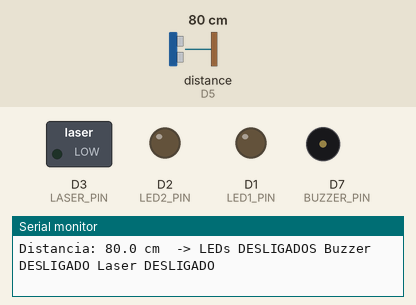
A sketch run on a simulated ESP8266 (NodeMCU). On the bench: switched loads named in the sketch (green lamp = pin HIGH), output pins drawn as LEDs (lit = HIGH), buzzer (waves = sounding), the last lines printed to the serial monitor. Wiring (inferred from the names in the program): ultrasonic range finder: trigger D6; echo D5. The test bench sets the inputs (shaded band); at power-on: distance to the obstacle (sensor on D5) 80 cm. The echo pulse lasts 58.3 µs per cm; pins used as bus, display or sensor lines are not drawn.

Above: at 1.4 s.
1.5 s: distance to the obstacle (sensor on D5) set to 37 cm
3.1 s: distance to the obstacle (sensor on D5) set to 31 cm
At 3.59 s:
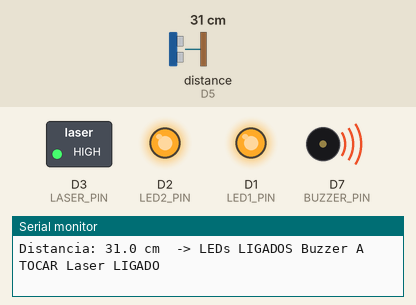
6.1 s: distance to the obstacle (sensor on D5) set to 35 cm
At 6.43 s:
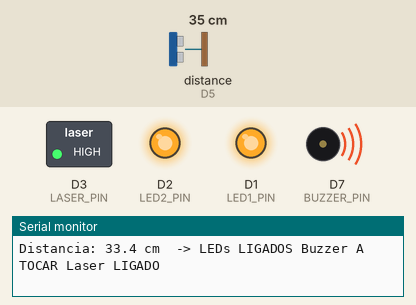
8.0 s: distance to the obstacle (sensor on D5) set to 2 cm
At 8.72 s:
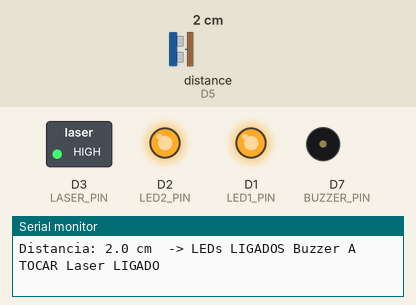
Timing chart, 0 to 12.0 s (numbered marks = the images above; inputs shaded):
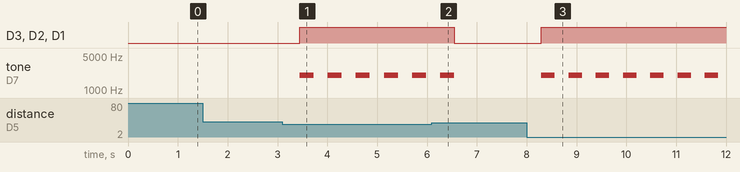

Measured:
- the behaviour switches between 35 and 34 cm on distance to the obstacle (sensor on D5) (found by bisection; images 0 and 1)
- after the input at 3.1 s, D3 (LASER_PIN), D2 (LED2_PIN), D1 (LED1_PIN): LOW → HIGH after 0.34 s; tone on D7 (BUZZER_PIN): alternates 2000 Hz for 0.28 s and silent for 0.28 s, starting after 0.34 s
- after the input at 6.1 s, D3 (LASER_PIN), D2 (LED2_PIN), D1 (LED1_PIN): HIGH → LOW after 0.45 s; tone on D7 (BUZZER_PIN): goes on until 6.6 s, then stays silent
- after the input at 8.0 s, D3 (LASER_PIN), D2 (LED2_PIN), D1 (LED1_PIN): LOW → HIGH after 0.29 s; tone on D7 (BUZZER_PIN): alternates 2000 Hz for 0.27 s and silent for 0.27 s, starting after 0.29 s

The sketch:

EchoBot.ino
```cpp
// Projeto EchoBot: ESP8266 + HC-SR04 + Buzzer + 2 LEDs + Laser

// O projeto utiliza um sensor ultrassónico HC-SR04 para medir distâncias.
// Quando deteta um obstáculo o sistema:
// - acende 2 LEDs
// - liga 1 Buzzer
// - manda 1 Laser

// PIN DO SENSOR HC-SR04
const int PIN_TRIG = D6;  // Pin do HC-SR04 (GPIO12)
const int PIN_ECHO = D5;  // Pin do HC-SR04 (GPIO14)

// PIN DOS LEDs
const int LED1_PIN = D1;  // LED 1 ligado ao pino D1 (GPIO5)
const int LED2_PIN = D2;  // LED 2 ligado ao pino D2 (GPIO4)

// PIN DO BUZZER
const int BUZZER_PIN = D7;  // Buzzer Ativo ligado ao pino D7 (GPIO13)

// PIN DO LASER
const int LASER_PIN = D3;  // Laser ligado ao pino D3 (GPIO0)

// DISTÂNCIA DA DETEÇÃO DO MOVIMENTO
float threshold_cm = 35.0;  // Se a distância <= 35cm, ativa LEDs, buzzer e laser

// SUGESTÃO DA AI - SMOOTHING
// Serve para evitar leituras erradas. Fazer 5 medições rapidamente e efetuar a média.
const int samples = 5;  // Nº de medições
const int settle_ms = 50;  // Tempo de espera (ms) entre cada amostra

// CONSTANTE DA VELOCIDADE DO SOM
const float SOUND_SPEED = 0.0343f;

// CONFIGURAÇÃO DO BUZZER
int buzzerFreq = 2000;  // Frequência do som em Hz
int buzzerDuration = 100; // Duração de cada beep (ms)
int buzzerPause = 100;  // Pausa entre beeps (ms)
unsigned long lastBuzzerState = 0;  // Último estado do buzzer
bool buzzerState = false;  // Estado atual do buzzer (true = a tocar, false = em pausa)

// FUNÇÃO SETUP
// Executada no início vai configurar todos os pins e estados dos mesmos.
void setup() {
  // CONFIGURAÇÃO DOS MODOS DOS PINS
  pinMode(PIN_TRIG, OUTPUT);  // TRIG é output porque envio o pulso ultrassónico
  pinMode(PIN_ECHO, INPUT); // ECHO é input porque recebe eco do som
  pinMode(LED1_PIN, OUTPUT);  // LED1 é output, é ativado quando o som é interrompido
  pinMode(LED2_PIN, OUTPUT);  // LED2 é output, é ativado quando o som é interrompido
  pinMode(BUZZER_PIN, OUTPUT);  // Buzzer é saída, imite sons quando é detetado movimento
  pinMode(LASER_PIN, OUTPUT); // Laser é saída, imite laser quando é detetado movimento

  // INICAR O ESTADO INICIAL DOS PINS (TODOS DESLIGADOS)
  digitalWrite(PIN_TRIG, LOW);
  digitalWrite(LED1_PIN, LOW);
  digitalWrite(LED2_PIN, LOW);
  digitalWrite(BUZZER_PIN, LOW);
  digitalWrite(LASER_PIN, LOW);

  // INICIAR A COMUNICAÇÃO COM O SERIAL MONITOR
  Serial.begin(9600);  // Inicia comunicação série a 9600 baud - NO SERIAL MONITOR TEM DE ESTAR 9600, SENÃO AS MENSAGENS NÃO APARECEM CORRETAMENTE
  delay(200);
  Serial.println("EchoBot ON");
}

// FUNÇÃO PARA LER A DISTÂNCIA EM CENTÍMETROS
// Esta função envia um pulso ultrassónico e mede o tempo até receber o eco
float readDistanceCM() {
  // Garantir que o pin de TRIGGER ESTÁ LOW
  digitalWrite(PIN_TRIG, LOW);
  delayMicroseconds(2);

  // Coloca o pin de TRIGGER EM HIGH, mantém ativa 10s e desliga
  digitalWrite(PIN_TRIG, HIGH);
  delayMicroseconds(10);
  digitalWrite(PIN_TRIG, LOW);

  // CALCULAR O TEMPO DE ESPERA PELO ECHO
  // Distância máxima de 2 metros, faz o cálculo do tempo.
  // Se o som voltar mais rápido quer dizer que encontrou obstáculo e ativa o EchoBot.
  const unsigned long maxDistanceCM = 200;
  unsigned long maxEchoTime = (unsigned long)((maxDistanceCM * 2.0f) / SOUND_SPEED);

  // MEDIR O TEMPO QUE O SOM DEMORA A VOLTAR
  // pulseIn() mede quanto tempo o pino ECHO fica em HIGH (tempo de ida e volta do som)
  unsigned long duration = pulseIn(PIN_ECHO, HIGH, maxEchoTime);

  // VERIFICAÇÃO E CÁLCULO DA DISTÂNCIA
  if (duration == 0) return NAN;  // Se não houve eco, retorna NAN (Not A Number)

  // Fórmula: distância = (tempo × velocidade_do_som) / 2
  // Dividimos por 2 porque o som faz ida e volta
  return (duration * SOUND_SPEED) / 2.0f;
}

// FUNÇÃO PARA LER DISTÂNCIA COM SUAVIZAÇÃO (MÉDIA DE VÁRIAS LEITURAS) - SMOOTHING SUGERIDO POR AI
// Esta função faz várias leituras e calcula a média para obter um valor mais estável
float readAveragedDistanceCM() {
  int valid = 0; // Contador de leituras
  float sum = 0.0f; // Soma das leituras

  // RECOLHA DE 5 AMOSTRAS - variável samples foi definida no início
  for (int i = 0; i < samples; i++) {
    float d = readDistanceCM();  // Faz uma leitura

    // Se a leitura for válida (não é NAN), adiciona à soma
    if (!isnan(d)) {
      sum += d;
      valid++;
    }

    delay(settle_ms);  // Espera entre leituras - variável definida no início.
  }

  // CÁLCULO E RETORNO DA MÉDIA
  // Se houver pelo menos uma leitura válida, retorna a média
  // Caso contrário, retorna NAN
  return (valid > 0) ? (sum / valid) : NAN;

        // EQUIVALENTE A
        //   if (valid > 0) {
        //     return sum / valid;
        // } else {
        //     return NAN;
        // }
}

// FUNÇÃO PARA CONTROLAR OS LEDs
// Liga ou desliga ambos os LEDs simultaneamente
void setLEDs(bool on) {
  digitalWrite(LED1_PIN, on ? HIGH : LOW);  // Se on=true, liga (HIGH), senão desliga (LOW)
  digitalWrite(LED2_PIN, on ? HIGH : LOW);  // Mesmo comportamento para LED2

  // As expressões são equivalentes a if's. Se ON for igual a HIGH segue, senão devolve LOW.
}

// FUNÇÃO PARA CONTROLAR O LASER
// Liga ou desliga o módulo laser
void setLaser(bool on) {
  digitalWrite(LASER_PIN, on ? HIGH : LOW); // Se on=true, liga, senão desliga

  // Equivalente a um if.
}

// FUNÇÃO PARA CONTROLAR O PADRÃO DE BEEPS DO BUZZER
// Cria um padrão intermitente de beeps quando shouldBeep é true
void updateBuzzer(bool shouldBeep) {
  // SE NÃO DEVE FAZER BEEP, DESLIGA TUDO
  if (!shouldBeep) {
    noTone(BUZZER_PIN); // Pára qualquer som no buzzer
    buzzerState = false;  // Marca estado como desligado
    return;
  }

  // CRIAÇÃO DO PADRÃO INTERMITENTE DE BEEPS
  unsigned long currentTime = millis(); // Obtém o tempo atual em milissegundos

  if (buzzerState) {
    // BUZZER ESTÁ A TOCAR - VERIFICA SE DEVE PARAR
    if (currentTime - lastBuzzerState >= buzzerDuration) {
      noTone(BUZZER_PIN); // Pára o som
      buzzerState = false;  // Marca como em pausa
      lastBuzzerState = currentTime;  // Regista o momento da mudança de estado
    }
  } else {
    // BUZZER ESTÁ EM PAUSA - VERIFICA SE DEVE TOCAR NOVAMENTE
    if (currentTime - lastBuzzerState >= buzzerPause) {
      tone(BUZZER_PIN, buzzerFreq); // Inicia o som na frequência definida
      buzzerState = true;  // Marca como a tocar
      lastBuzzerState = currentTime;  // Regista o momento da mudança de estado
    }
  }
}

// FUNÇÃO LOOP - EXECUTADA CONTINUAMENTE
void loop() {
  // LEITURA DA DISTÂNCIA
  float d = readAveragedDistanceCM();

  // VERIFICAÇÃO SE A LEITURA É VÁLIDA
  if (isnan(d)) {
    // SEM LEITURA VÁLIDA - DESLIGA TUDO
    setLEDs(false);  // Apaga os LEDs
    updateBuzzer(false);  // Desliga o buzzer
    setLaser(false);  // Desliga o laser
    Serial.println("Nada a fazer, estudasses...");
  } else {
    // LEITURA VÁLIDA - VERIFICA SE OBJETO ESTÁ PRÓXIMO
    bool near = (d <= threshold_cm);  // true se distância <= 35cm

    // Ativa ou desativa os componentes conforme a proximidade
    setLEDs(near);  // Liga LEDs
    updateBuzzer(near);  // Ativa beeps
    setLaser(near);  // Liga laser

    // ENVIA INFORMAÇÕES
    Serial.print("Distancia: ");
    Serial.print(d, 1);  // Mostra distância com 1 casa decimal
    Serial.print(" cm  -> LEDs ");
    Serial.print(near ? "LIGADOS" : "DESLIGADOS");
    Serial.print(" Buzzer ");
    Serial.print(near ? "A TOCAR" : "DESLIGADO");
    Serial.print(" Laser ");
    Serial.println(near ? "LIGADO" : "DESLIGADO");
  }

  // PAUSA ANTES DA PRÓXIMA ITERAÇÃO
  delay(20);  // Espera 20ms antes de fazer nova leitura
}
```
